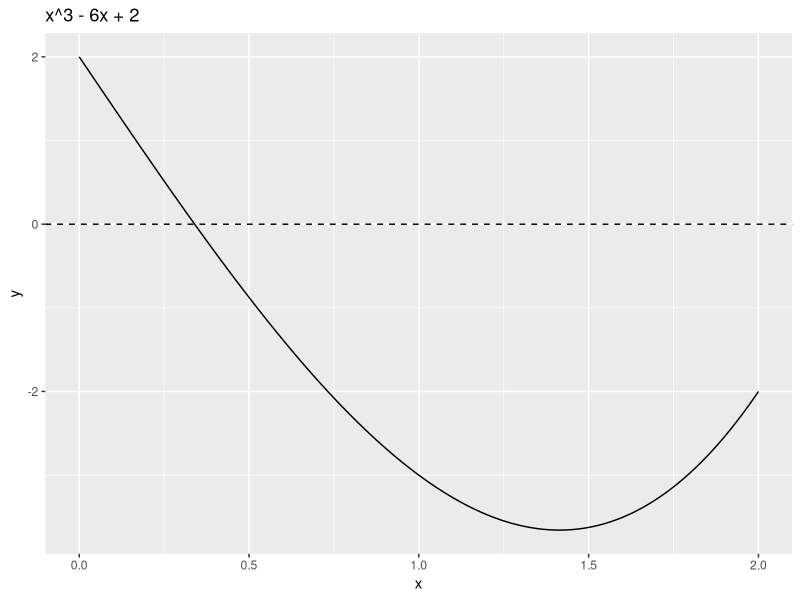
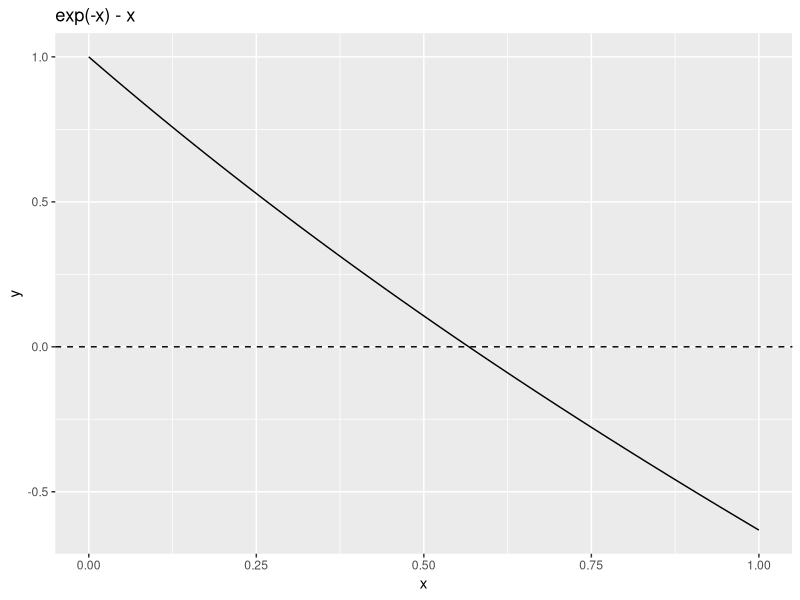
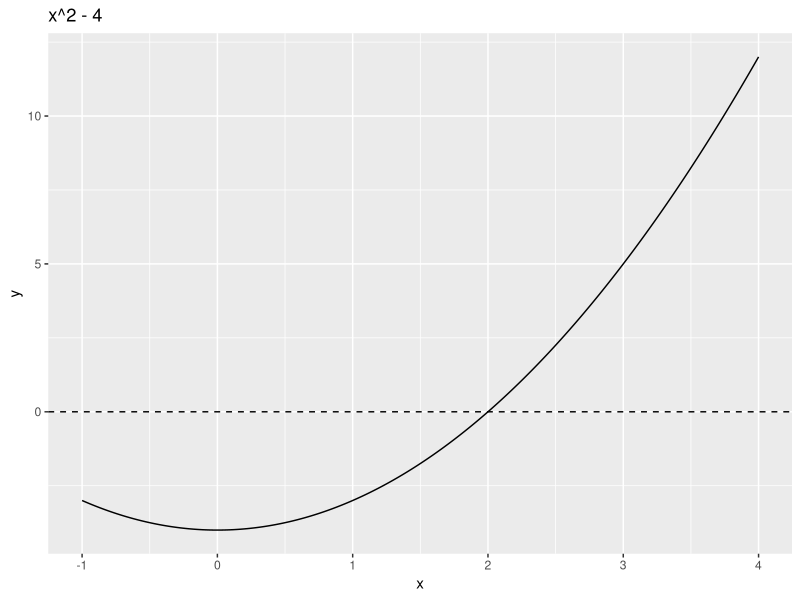
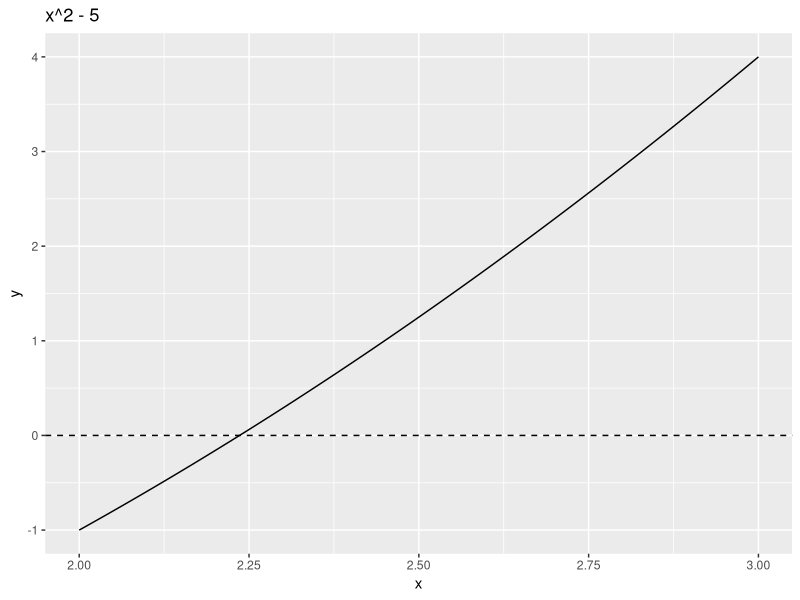
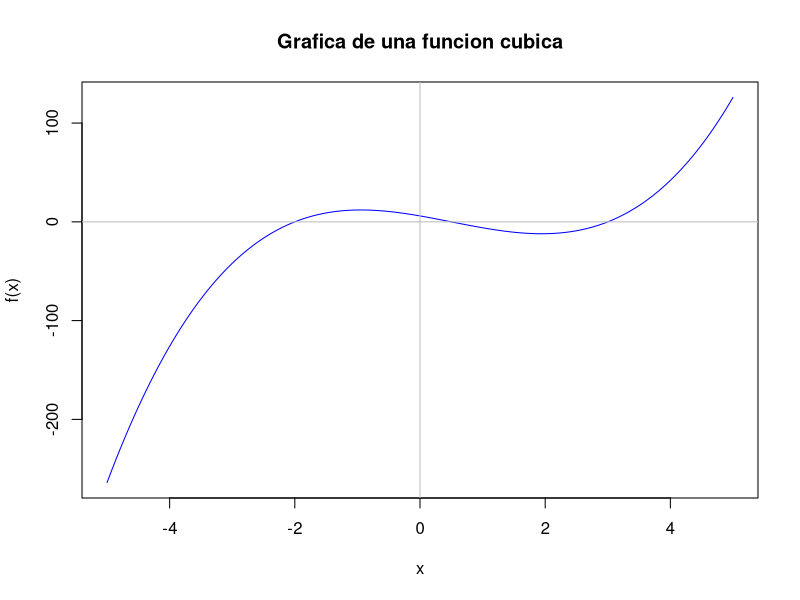
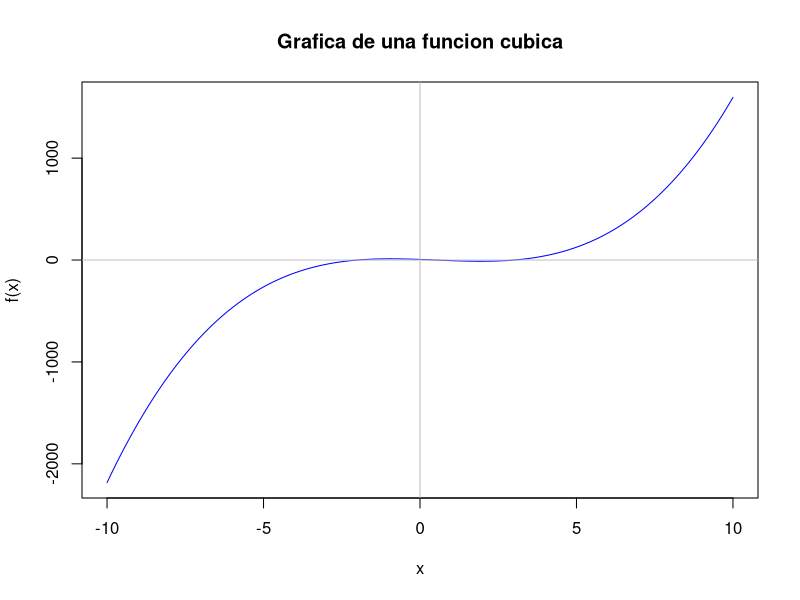
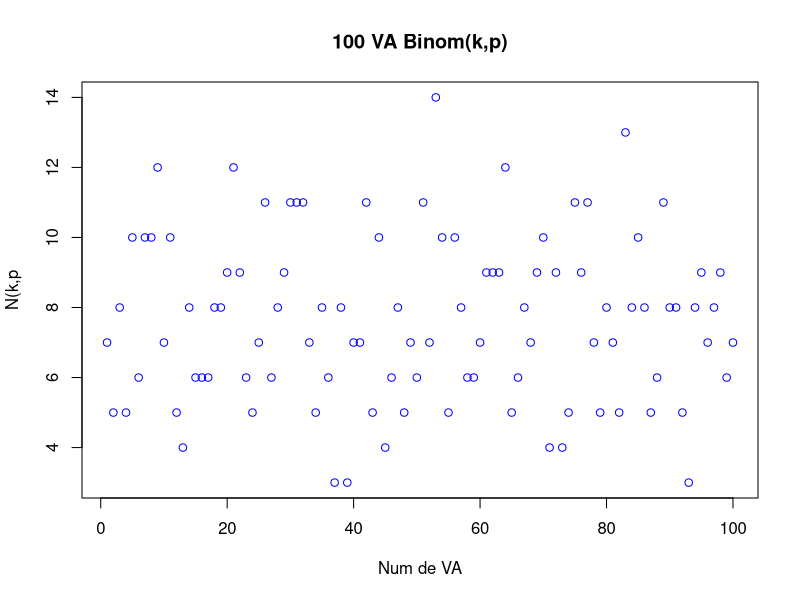
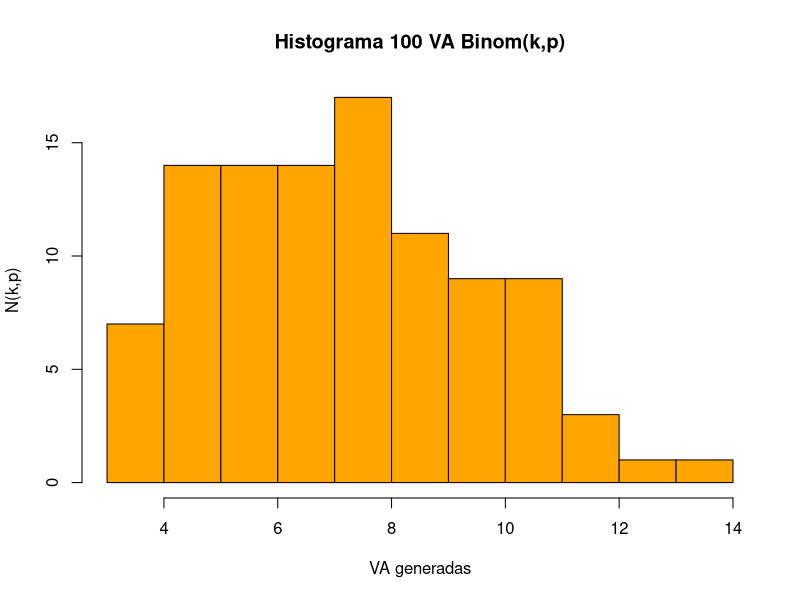

Reproduce these figures in R, in order. (Note: this script raises an error after producing the figures.)
## ---- chunk 1
knitr::opts_chunk$set(echo = TRUE)
library(ggplot2)
library(dplyr)
library(polynom)
## ---- chunk 2
## Ejercicio 7.1: conversion de base 10 a binario
### Numero 324
x <- 324
i <- floor(x)
f <- x - i
b <- c()
while(i > 0){
  b <- c(as.character(i %% 2), b)
  i <- i %/% 2
}
bin324 <- paste(b, collapse = "")
print(bin324)

# Numero 27
x <- 27
i <- floor(x)
f <- x - i
b <- c()
while(i > 0){
  b <- c(as.character(i %% 2), b)
  i <- i %/% 2
}
bin27 <- paste(b, collapse = "")
print(bin27)

# Numero 1423
x <- 1423
i <- floor(x)
f <- x - i
b <- c()
while(i > 0){
  b <- c(as.character(i %% 2), b)
  i <- i %/% 2
}
bin1423 <- paste(b, collapse = "")
print(bin1423)

# Numero 235.25
x <- 235.25
i <- floor(x)
f <- x - i
b <- c()
while(i > 0){
  b <- c(as.character(i %% 2), b)
  i <- i %/% 2
}
bf <- ""
for(k in 1:8){
  f <- f*2
  if(f >= 1){
    bf <- paste0(bf,"1")
    f <- f-1
  }else{
    bf <- paste0(bf,"0")
  }
}
bin235.25 <- paste0(paste(b,collapse=""),".",bf)
print(bin235.25)

# Numero 41.596
x <- 41.596
i <- floor(x)
f <- x - i
b <- c()
while(i > 0){
  b <- c(as.character(i %% 2), b)
  i <- i %/% 2
}
bf <- ""
for(k in 1:24){
  f <- f*2
  if(f >= 1){
    bf <- paste0(bf,"1")
    f <- f-1
  }else{
    bf <- paste0(bf,"0")
  }
}
bin41.596 <- paste0(paste(b,collapse=""),".",bf)
print(bin41.596)
## ---- chunk 3

n <- c(246, 345.68, 4586632.2846, 984365.27463, 79905523)
for(num in n){
  x <- num
  i <- floor(x)
  f <- x - i
  b <- c()
  while(i > 0){
    b <- c(as.character(i %% 2), b)
    i <- i %/% 2
  }
  bf <- ""
  for(k in 1:30){
    f <- f*2
    if(f >= 1){
      bf <- paste0(bf,"1")
      f <- f-1
    }else{
      bf <- paste0(bf,"0")
    }
  }
  bin <- paste0(paste(b,collapse=""),".",bf)
  print(bin)
}
## ---- chunk 4
## Ejercicio 7.3.1
gauss<- function(A, b, tol = 1e-12) {
  n <- nrow(A)
  M <- cbind(A,b)
  
  for (k in 1:(n-1)) {
    # Pivoteo parcial: buscar el máximo en la columna k desde fila k
    max_row <- which.max(abs(M[k:n, k])) + (k-1)
    if (abs(M[max_row, k]) < tol) stop("Matriz singular o pivote cero")
    if (max_row != k) M[c(k,max_row), ] <- M[c(max_row,k), ]
    
    for (i in (k+1):n) {
      factor <- M[i,k]/M[k,k]
      M[i,k:(n+1)] <- M[i,k:(n+1)] - factor*M[k,k:(n+1)]
    }
  }
  
  # Sustitución regresiva
  x <- numeric(n)
  for (i in n:1) {
    if (abs(M[i,i]) < tol) stop("Matriz singular en sustitución")
    x[i] <- (M[i,n+1] - sum(M[i,(i+1):n]*x[(i+1):n]))/M[i,i]
  }
  return(x)
}

# Ejemplo 7.3.1 seguro
A <- matrix(c(1, -2, 0.5,
              -2, 5, -1.5,
              -0.2, 1.75, -1),3,byrow=TRUE)
b <- c(-5,0,10)
gauss(A,b)

## ---- chunk 5
A <- matrix(c(3, -1, 0, 6,
              4, 2, -1, -5,
              -5, 1, -3, 0,
              0, 10, -4, 7),4,byrow=TRUE)
b <- c(2.3,6.9,-36,-36)
cat("\n=== 7.3.2 ===\n")
gauss(A,b)

## ---- chunk 6
.3
A <- matrix(c(0.003, 59.14,
              5.291, -6.13),2,byrow=TRUE)
b <- c(59.17,46.78)
cat("\n=== 7.3.3 ===\n")
gauss(A,b)
## ---- chunk 7

A <- matrix(c(4,2,0,
              2,3,1,
              0,1,2.5),3,byrow=TRUE)
b <- c(2,-1,3)
n <- nrow(A)
M <- cbind(A,b)
for(k in 1:(n-1)){
  for(i in (k+1):n){
    f <- M[i,k]/M[k,k]
    M[i,k:ncol(M)] <- M[i,k:ncol(M)] - f*M[k,k:ncol(M)]
  }
}
x <- numeric(n)
for(i in n:1){
  x[i] <- (M[i,n+1]-sum(M[i,(i+1):n]*x[(i+1):n]))/M[i,i]
}
print(x)
## ---- chunk 8
A <- matrix(c(3,-0.1,-0.2,
              0.1,7,-0.3,
              0.3,-0.2,10),3,byrow=TRUE)
b <- c(7.85,-19.3,71.4)
n <- nrow(A)
M <- cbind(A,b)
for(k in 1:(n-1)){
  for(i in (k+1):n){
    f <- M[i,k]/M[k,k]
    M[i,k:ncol(M)] <- M[i,k:ncol(M)] - f*M[k,k:ncol(M)]
  }
}
x <- numeric(n)
for(i in n:1){
  x[i] <- (M[i,n+1]-sum(M[i,(i+1):n]*x[(i+1):n]))/M[i,i]
}
print(x)
## ---- chunk 9
A <- matrix(c(1,2,-1,
              2,1,1,
              1,-1,2),3,byrow=TRUE)
b <- c(4,5,6)
n <- nrow(A)
M <- cbind(A,b)
for(k in 1:(n-1)){
  for(i in (k+1):n){
    f <- M[i,k]/M[k,k]
    M[i,k:ncol(M)] <- M[i,k:ncol(M)] - f*M[k,k:ncol(M)]
  }
}
x <- numeric(n)
for(i in n:1){
  x[i] <- (M[i,n+1]-sum(M[i,(i+1):n]*x[(i+1):n]))/M[i,i]
}
print(x)
## ---- chunk 10
A <- matrix(c(2,1,-1,
              -3,-1,2,
              -2,1,2),3,byrow=TRUE)
b <- c(8,-11,-3)
n <- nrow(A)
M <- cbind(A,b)
for(k in 1:(n-1)){
  for(i in (k+1):n){
    f <- M[i,k]/M[k,k]
    M[i,k:ncol(M)] <- M[i,k:ncol(M)] - f*M[k,k:ncol(M)]
  }
}
x <- numeric(n)
for(i in n:1){
  x[i] <- (M[i,n+1]-sum(M[i,(i+1):n]*x[(i+1):n]))/M[i,i]
}
print(x)
## ---- chunk 11
A <- matrix(c(1,1,1,
              0,2,5,
              2,5,-1),3,byrow=TRUE)
b <- c(6,-4,27)
n <- nrow(A)
M <- cbind(A,b)
for(k in 1:(n-1)){
  for(i in (k+1):n){
    f <- M[i,k]/M[k,k]
    M[i,k:ncol(M)] <- M[i,k:ncol(M)] - f*M[k,k:ncol(M)]
  }
}
x <- numeric(n)
for(i in n:1){
  x[i] <- (M[i,n+1]-sum(M[i,(i+1):n]*x[(i+1):n]))/M[i,i]
}
print(x)
## ---- chunk 12
A <- matrix(c(4,-2,1,
              -2,4,-2,
              1,-2,3),3,byrow=TRUE)
b <- c(1,4,2)
n <- nrow(A)
M <- cbind(A,b)
for(k in 1:(n-1)){
  for(i in (k+1):n){
    f <- M[i,k]/M[k,k]
    M[i,k:ncol(M)] <- M[i,k:ncol(M)] - f*M[k,k:ncol(M)]
  }
}
x <- numeric(n)
for(i in n:1){
  x[i] <- (M[i,n+1]-sum(M[i,(i+1):n]*x[(i+1):n]))/M[i,i]
}
print(x)
## ---- chunk 13
A <- matrix(c(3,-1,2,
            1,0,1,
              4,2,-1),3,byrow=TRUE)
b <- c(5,2,7)
n <- nrow(A)
M <- cbind(A,b)
for(k in 1:(n-1)){
  for(i in (k+1):n){
    f <- M[i,k]/M[k,k]
    M[i,k:ncol(M)] <- M[i,k:ncol(M)] - f*M[k,k:ncol(M)]
  }
}
x <- numeric(n)
for(i in n:1){
  x[i] <- (M[i,n+1]-sum(M[i,(i+1):n]*x[(i+1):n]))/M[i,i]
}
print(x)
## ---- chunk 14
gauss <- function(A, b, tol = .Machine$double.eps) {
  n <- nrow(A)
  M <- cbind(A, b)
  
  cat("Matriz inicial [A | b]:\n")
  print(round(M, 8)); cat("\n")
  
  for (k in 1:(n-1)) {
    # Pivoteo parcial
    i_max <- which.max(abs(M[k:n, k])) + k - 1
    if (abs(M[i_max, k]) < tol) stop(sprintf("Sistema singular en columna %d", k))
    if (i_max != k) {
      tmp <- M[k, ]; M[k, ] <- M[i_max, ]; M[i_max, ] <- tmp
      cat(sprintf("Intercambio de filas R%d <-> R%d\n", k, i_max))
      print(round(M, 6)); cat("\n")
    }
    
    # Eliminación
    p <- M[k,k]
    for (i in (k+1):n) {
      f <- M[i,k] / p
      M[i, k:(n+1)] <- M[i, k:(n+1)] - f * M[k, k:(n+1)]
      cat(sprintf("R%d <- R%d - (%.6g)*R%d\n", i, i, f, k))
      print(round(M, 6)); cat("\n")
    }
  }
  
  cat("Matriz triangular [U | c]:\n")
  print(round(M, 6)); cat("\n")
  
  # Sustitución regresiva
  x <- numeric(n)
  for (i in n:1) {
    s <- if (i < n) sum(M[i, (i+1):n] * x[(i+1):n]) else 0
    x[i] <- (M[i, n+1] - s) / M[i,i]
    cat(sprintf("x[%d] = (%.6g - %.6g)/%.6g = %.6g\n", i, M[i, n+1], s, M[i,i], x[i]))
  }
  
  cat("\nSolución x:\n")
  print(round(x, 6))
  
  r <- A %*% x - b
  cat("\nResiduo:\n")
  print(round(r, 6))
  
  list(x = x, resid = r, U = M)
}


# Ejercicio 7.4.1
cat("\n=== Ejercicio 7.4.1 ===\n")
A1 <- matrix(c(0.4, -1.5, 0.75,
               -0.5, -15, 10,
               -10, -9, 2.5), 3, byrow=TRUE)
b1 <- c(-20, -10, 30)
res1 <- gauss(A1, b1)
## ---- chunk 15
cat("\n=== Ejercicio 7.4.2 ===\n")
A2 <- matrix(c(5, -8, 1,
               -2, 6, -9,
               3, -5, 2), 3, byrow = TRUE)
b2 <- c(-71, 134, -58)
res2 <- gauss(A2, b2)
## ---- chunk 16
cat("\n=== Ejercicio 7.4.3 ===\n")
A3 <- matrix(c(0.003, 59.14,
               5.291, -6.130), 2, byrow = TRUE)
b3 <- c(59.17, 46.7)
res3 <- gauss(A3, b3)
## ---- chunk 17
cat("\n=== Ejercicio 7.4.4 ===\n")
A4 <- matrix(c(0, -1, 4, -1,
               -1, 4, -1, 0,
               -1, 0, -1, 4,
               4, -1, 0, 0), 4, byrow = TRUE)
b4 <- c(-1, 2, 4, 10)
res4 <- gauss(A4, b4)
## ---- chunk 18
cat("\n=== Ejercicio 7.4.5 ===\n")
A5 <- matrix(c(0.00031, 1.0,
               1.00045534, 1.00034333), 2, byrow = TRUE)
b5 <- c(3.0, 7.0)
res5 <- gauss(A5, b5)
## ---- chunk 19
cat("\n=== Ejercicio 7.4.6 ===\n")
A6 <- matrix(c(14, 14, -9, 3, -5,
               14, 52, -15, 2, -32,
               -9, -15, 36, -5, 16,
               3, 2, -5, 47, 49,
               -5, 32, 16, 49, 79), 5, byrow = TRUE)
b6 <- c(-15, -100, 106, 329, 463)
res6 <- gauss(A6, b6)
## ---- chunk 20
cat("\n=== Ejercicio 7.4.7 ===\n")
A7 <- matrix(c(1/4, 1/5, 1/6,
               1/4, 1/3, 1/5,
               1/2, 1,   2), 3, byrow = TRUE)
b7 <- c(9, 8, 8)
res7 <- gauss(A7, b7)
## ---- chunk 21
cat("\n=== Ejercicio 7.4.8 ===\n")
A8 <- matrix(c(1, 1/2, 1/3, 1/4,
               1/2, 1/3, 1/4, 1/5,
               1/3, 1/4, 1/5, 1/6,
               1/4, 1/5, 1/6, 1/7), 4, byrow = TRUE)
b8 <- c(1/6, 1/7, 1/8, 1/9)
res8 <- gauss(A8, b8)


## ---- chunk 22
cat("\n=== Ejercicio 7.4.9 ===\n")
A9 <- matrix(c(
  2,  1, -1,  1, -3,
  1,  0,  2, -1,  1,
  0, -2, -1,  1, -1,
  3,  1, -4,  0,  5,
  1, -1, -1, -1,  1
), nrow = 5, byrow = TRUE)
b9 <- c(7, 2, -5, 6, 3)
res9 <- gauss(A9, b9)
## ---- chunk 23
cat("\n=== Ejercicio 7.4.10 ===\n")
A10 <- matrix(c(
  3.333, 15920, -10.333,
  2.222, 16.71, 0,
  1.5611, 5.1791, 1.6852
), nrow=3, byrow=TRUE)
b10 <- c(15913, 28.544, 8.4254)
res10 <- gauss(A10, b10)
## ---- chunk 24
## Función Gauss-Jordan con pivoteo parcial
gj <- function(A, b, tol = .Machine$double.eps){
  n <- nrow(A)
  M <- cbind(A,b)
  cat("matriz inicial:\n")
  print(round(M,8))
  
  for(i in 1:n){
    # Pivoteo parcial
    max_row <- which.max(abs(M[i:n, i])) + (i-1)
    if(max_row != i){
      tmp <- M[i,]
      M[i,] <- M[max_row,]
      M[max_row,] <- tmp
      cat(sprintf("\nIntercambiando fila %d con fila %d para pivoteo parcial\n", i, max_row))
      print(round(M,8))
    }
    
    pivot <- M[i,i]
    if(abs(pivot) < tol) stop("por si el pivote es pequeño.")
    
    # Normalizar fila
    M[i,] <- M[i,]/pivot
    cat(sprintf("\nNormalizando fila %d...\n",i))
    print(round(M,8))
    
    # Eliminar otras filas
    for(j in 1:n){
      if(j != i){
        factor <- M[j,i]
        M[j,] <- M[j,] - factor*M[i,]
        cat(sprintf("Actualizando fila %d usando fila %d...\n", j, i))
        print(round(M,8))
      }
    }
  }
  
  x <- M[,n+1]
  cat("\n¡Resultado final:\n")
  print(round(x,8))
  
  resid <- A %*% x - b
  cat("\nChequeando error (Ax-b):\n")
  print(round(resid,8))
  
  list(x=x, residual=resid, M_aug=M)
}

# Ejercicio 7.5.1
A <- matrix(c(1,2,3,
              -0.4,2,-1,
              0.5,-3,1),3,byrow=TRUE)
b <- c(1,10,15)
cat("=== Ejercicio 7.5.1 ===\n")
res <- gj(A,b)
## ---- chunk 25

A <- matrix(c(2,-0.9,3,
              -0.5,0.1,-1,
              1,-6.35,-0.45),3,byrow=TRUE)
b <- c(-3.61,2.035,15.401)
cat("\n=== Ejercicio 7.5.2 ===\n")
res <- gj(A,b)
## ---- chunk 26

A <- matrix(c(0.7,2.7,-6,0.7,
              2,-0.8,3,-1,
              -1,-1.5,1.4,3,
              0,7,-1.56,1),4,byrow=TRUE)
b <- c(1.6487,-2.342,-4.189,15.792)
cat("\n=== Ejercicio 7.5.3 ===\n")
res <- gj(A,b)

## ---- chunk 27
A <- matrix(c(3,-0.1,-0.2,
              0.1,7,-0.3,
              0.3,-0.2,10),3,byrow=TRUE)
b <- c(7.85,-19.3,71.4)
cat("\n=== Ejercicio 7.5.4 ===\n")
res <- gj(A,b)
## ---- chunk 28
A <- matrix(c(10,2,-1,
              -3,-6,2,
              1,1,5),3,byrow=TRUE)
b <- c(27,-61.5,-21.5)
cat("\n=== Ejercicio 7.5.5 ===\n")
res <- gj(A,b)
## ---- chunk 29

A <- matrix(c(1,3,-2,1,
              1,3,-1,2,
              0,1,-1,4,
              2,6,1,2),4,byrow=TRUE)
b <- c(4,1,5,2)
cat("\n=== Ejercicio 7.5.6 ===\n")
res <- gj(A,b)
## ---- chunk 30
A <- matrix(c(6,-1,-1,4,
              1,-10,2,-1,
              3,-2,8,-1,
              1,1,1,-5),4,byrow=TRUE)
b <- c(17,-17,19,-14)
cat("\n=== Ejercicio 7.5.7 ===\n")
res <- gj(A,b)
## ---- chunk 31
A <- matrix(c(1,2,3,4,
              1,-4,1,11,
              -1,8,7,6,
              16,8,-5,6),4,byrow=TRUE)
b <- c(1,2,-2,11)
cat("\n=== Ejercicio 7.5.8 ===\n")
res <- gj(A,b)
## ---- chunk 32

A <- matrix(c(1,1,0,0,0,
              1,2,1,0,0,
              0,1,3,1,0,
              0,0,1,4,1,
              0,0,0,1,5),5,byrow=TRUE)
b <- c(3,-1,2,1,3)
cat("\n=== Ejercicio 7.5.9 ===\n")
res <- gj(A,b)
## ---- chunk 33
A <- matrix(c(15,-18,15,-3,
              -18,2,-18,4,
              15,-18,18,-3,
              -3,4,-3,1),4,byrow=TRUE)
b <- c(11,10,11,13)
cat("\n=== Ejercicio 7.5.10 ===\n")
res <- gj(A,b)
## ---- chunk 34
gauss_seidel <- function(A, b, x_init = NULL, tol = 1e-10, maxit = 200, verbose = TRUE, verbose_every = 1){
  n <- nrow(A)
  x <- if(is.null(x_init)) rep(0, n) else x_init
  
  if(verbose) cat("Vector inicial x:\n"); print(round(x,8))
  
  for(k in 1:maxit){
    x_old <- x
    for(i in 1:n){
      # Reordenar filas si pivote cero
      if(abs(A[i,i]) < 1e-15){
        swap_row <- which(abs(A[i:n,i]) > 1e-15)[1] + (i-1)
        if(is.na(swap_row)){
          stop(sprintf("No se puede resolver, pivote cero en columna %d.", i))
        }
        cat(sprintf("\nIntercambiando fila %d con fila %d para evitar pivote cero\n", i, swap_row))
        tmp <- A[i,]; A[i,] <- A[swap_row,]; A[swap_row,] <- tmp
        tmpb <- b[i]; b[i] <- b[swap_row]; b[swap_row] <- tmpb
        if(verbose) print(cbind(A,b))
      }
      
      s1 <- if(i>1) sum(A[i,1:(i-1)]*x[1:(i-1)]) else 0
      s2 <- if(i<n) sum(A[i,(i+1):n]*x_old[(i+1):n]) else 0
      x[i] <- (b[i]-s1-s2)/A[i,i]
      
      if(verbose & (k %% verbose_every == 0)){
        cat(sprintf("Actualizando x[%d] = %.8f\n", i, x[i]))
      }
    }
    
    err <- sqrt(sum((x-x_old)^2))
    if(is.na(err)){ cat(sprintf("Error en iteración %d: NA detectado\n", k)); break }
    if(verbose & (k %% verbose_every == 0)){
      cat(sprintf("Error en iteración %d: %.12f\n", k, err))
    }
    if(err<tol){ if(verbose) cat("¡Convergencia alcanzada!\n"); break }
  }
  
  if(verbose){
    cat("\nResultado final x:\n")
    print(round(x,8))
    resid <- A %*% x - b
    cat("\nChequeando residuo (Ax-b):\n")
    print(round(resid,8))
  } else {
    resid <- A %*% x - b
  }
  
  list(x=x, residual=resid)
}
## ---- chunk 35
A <- matrix(c(3,-0.2,-0.5,
              0.1,7,0.4,
              0.4,-0.1,10),3,byrow=TRUE)
b <- c(8,-19.5,72.4)
cat("=== Ejercicio 7.6.1 ===\n")
res <- gauss_seidel(A,b, verbose=TRUE)

## ---- chunk 36
A <- matrix(c(-5,1.4,-2.7,
              0.7,-2.5,15,
              3.3,-11,4.4),3,byrow=TRUE)
b <- c(94.2,-6,-27.5)
cat("\n=== Ejercicio 7.6.2 (iteración de 5 en 5) ===\n")
res <- gauss_seidel(A,b, verbose=TRUE, verbose_every=5)
## ---- chunk 37
A <- matrix(c(3,-0.5,0.6,
              0.3,-4,-1,
              -0.7,2,7),3,byrow=TRUE)
b <- c(5.24,-0.387,14.803)
cat("\n=== Ejercicio 7.6.3 ===\n")
res <- gauss_seidel(A,b, verbose=TRUE)



## ---- chunk 38
A <- matrix(c(5,-0.2,1,
              0.1,3,-0.5,
              -0.3,1,-7),3,byrow=TRUE)
b <- c(1.5,-2.7,9.5)
cat("\n=== Ejercicio 7.6.4 ===\n")
res <- gauss_seidel(A,b, verbose=TRUE)
## ---- chunk 39
A <- matrix(c(0,-3,7,
              1,2,-1,
              12,2,2),3,byrow=TRUE)
b <- c(2,3,6)
cat("\n=== Ejercicio 7.6.5 (iteración de 5 en 5) ===\n")
res <- gauss_seidel(A,b, verbose=TRUE, verbose_every=5)
## ---- chunk 40
A <- matrix(c(0.151,2.11,30.75,
              0.64,1.21,2.05,
              3.21,1.53,1.04),3,byrow=TRUE)
b <- c(-26.38,1.01,5.23)
cat("\n=== Ejercicio 7.6.6 (iteración de 5 en 5) ===\n")
res <- gauss_seidel(A,b, verbose=TRUE, verbose_every=5)
## ---- chunk 41
A <- matrix(c(1,1,-1,
              6,2,2,
              -3,4,1),3,byrow=TRUE)
b <- c(-3,2,1)
cat("\n=== Ejercicio 7.6.7 (iteración de 5 en 5) ===\n")
res <- gauss_seidel(A,b, verbose=TRUE, verbose_every=5)
## ---- chunk 42
A <- matrix(c(2,1,-1,
              5,2,2,
              3,1,1),3,byrow=TRUE)
b <- c(1,-4,5)
cat("\n=== Ejercicio 7.6.8 ===\n")
res <- gauss_seidel(A,b, verbose=TRUE)
## ---- chunk 43
A <- matrix(c(3,-0.1,-0.2,
              0.1,7,-0.3,
              0.3,-0.2,10),3,byrow=TRUE)
b <- c(7.85,-19.3,71.4)
cat("\n=== Ejercicio 7.6.9 ===\n")
res <- gauss_seidel(A,b, verbose=TRUE)
## ---- chunk 44
A <- matrix(c(17,-2,-3,
              -5,21,-2,
              -5,-5,22),3,byrow=TRUE)
b <- c(500,200,30)
cat("\n=== Ejercicio 7.6.10 ===\n")
res <- gauss_seidel(A,b, verbose=TRUE)
## ---- chunk 45
jacobi <- function(A, b, x_init = NULL, tol = 1e-10, maxit = 200, verbose = TRUE, verbose_every = 1){
  n <- nrow(A)
  x <- if(is.null(x_init)) rep(0, n) else x_init
  x_new <- x
  
  if(verbose) cat("Vector inicial x:\n"); print(round(x,8))
  
  for(k in 1:maxit){
    for(i in 1:n){
      s <- sum(A[i,-i]*x[-i])
      if(abs(A[i,i]) < 1e-15) stop(sprintf("Pivote cero en fila %d", i))
      x_new[i] <- (b[i] - s)/A[i,i]
    }
    
    err <- sqrt(sum((x_new - x)^2))
    if(err < tol){
      if(verbose) cat(sprintf("¡Convergencia alcanzada en %d iteraciones!\n", k))
      x <- x_new
      break
    }
    
    x <- x_new
    
    if(verbose & (k %% verbose_every == 0)){
      cat(sprintf("Iteración %d: x = %s, error = %.12f\n", k, paste(round(x,5), collapse=", "), err))
    }
  }
  
  if(verbose){
    cat("\nResultado final x:\n"); print(round(x,8))
    resid <- A %*% x - b
    cat("\nChequeando residuo (Ax-b):\n"); print(round(resid,8))
  } else {
    resid <- A %*% x - b
  }
  
  list(x=x, residual=resid)
}

## ---- chunk 46
A <- matrix(c(10,2,-1,0,
              1,20,-2,3,
             -2,1,30,0,
              1,2,3,20),4,byrow=TRUE)
b <- c(26,-15,53,47)
cat("\n=== Ejercicio 7.7.1 ===\n")
res <- jacobi(A,b, verbose=TRUE)
## ---- chunk 47
A <- matrix(c(-1,2,10,
              11,-1,2,
               1,5,2),3,byrow=TRUE)
b <- c(11,12,8)
cat("\n=== Ejercicio 7.7.2 ===\n")
res <- jacobi(A,b, verbose=TRUE)
## ---- chunk 48
A <- matrix(c(8,2,3,
              2,5,1,
             -3,1,6),3,byrow=TRUE)
b <- c(51,23,20)
cat("\n=== Ejercicio 7.7.3 ===\n")
res <- jacobi(A,b, verbose=TRUE)
## ---- chunk 49
A <- matrix(c(2,-1,1,3,
              2,2,2,2,
             -1,-1,2,2,
              3,1,-1,4),4,byrow=TRUE)
b <- c(10,1,-5,6)
cat("\n=== Ejercicio 7.7.4 ===\n")
res <- jacobi(A,b, verbose=TRUE)
## ---- chunk 50
A <- matrix(c(3,1,1,-1,
              0,2,1,4,
              1,1,-1,9,
              2,4,6,3),4,byrow=TRUE)
b <- c(5,0,1,0)
cat("\n=== Ejercicio 7.7.5 ===\n")
res <- jacobi(A,b, verbose=TRUE)
## ---- chunk 51
A <- matrix(c(10,-1,2,0,
             -1,11,-1,3,
              2,-1,10,-1,
              0,2,-1,8),4,byrow=TRUE)
b <- c(6,25,-11,15)
cat("\n=== Ejercicio 7.7.6 ===\n")
res <- jacobi(A,b, verbose=TRUE)
## ---- chunk 52
A <- matrix(c(1,2,-2,
              1,1,1,
              2,2,1),3,byrow=TRUE)
b <- c(7,2,5)
cat("\n=== Ejercicio 7.7.7 (iteración cada 5) ===\n")
res <- jacobi(A,b, verbose=TRUE, verbose_every=5)
## ---- chunk 53
A <- matrix(c(-4,14,0,
              -5,13,0,
              -1,0,2),3,byrow=TRUE)
b <- c(10,8,1)
cat("\n=== Ejercicio 7.7.8 (iteración cada 5) ===\n")
res <- jacobi(A,b, verbose=TRUE, verbose_every=5)
## ---- chunk 54
A <- matrix(c(1,1,2,
              1,2,1,
              2,1,1),3,byrow=TRUE)
b <- c(1,1,1)
cat("\n=== Ejercicio 7.7.9 ===\n")
res <- jacobi(A,b, verbose=TRUE)
## ---- chunk 55
A <- matrix(c(6,-2,2,4,
              12,-8,6,10,
               3,-13,9,3,
              -6,4,1,-18),4,byrow=TRUE)
b <- c(10,20,2,-19)
cat("\n=== Ejercicio 7.7.10 (iteración cada 5) ===\n")
res <- jacobi(A,b, verbose=TRUE, verbose_every=5)
## ---- chunk 56
biseccion <- function(f, a, b, n_iter = 8, tol = 1e-12) {
  fa <- f(a); fb <- f(b)
  if (fa * fb >= 0) stop("El intervalo inicial no cumple f(a)*f(b) < 0")

  hist <- data.frame(
    k = integer(), a = numeric(), b = numeric(), c = numeric(),
    fa = numeric(), fb = numeric(), fc = numeric(),
    signo = character(), error = numeric(), stringsAsFactors = FALSE
  )

  for (k in 1:n_iter) {
    c <- (a + b) / 2
    fc <- f(c)
    signo <- ifelse(fa * fc < 0, "fa*fc < 0", "fa*fc > 0")

    hist[k,] <- list(k, a, b, c, fa, fb, fc, signo, abs(b - a))

    if (abs(fc) < tol) break
    if (fa * fc < 0) { b <- c; fb <- fc } else { a <- c; fa <- fc }
  }
  list(hist = hist, raiz = (a + b)/2, error_cota = abs(b-a)/2)
}

grafica_biseccion <- function(f, hist, titulo=NULL){
  xs <- seq(min(hist$a), max(hist$b), length.out=400)
  df <- data.frame(x=xs, y=sapply(xs, f))
  ggplot(df, aes(x,y)) +
    geom_line() + geom_hline(yintercept=0, linetype="dashed") +
    ggtitle(titulo)
}

secante <- function(f, x0, x1, n_iter = 12, tol = 1e-5){
  hist <- data.frame(
    k = integer(), x_prev=numeric(), x_curr=numeric(),
    f_curr=numeric(), x_next=numeric(), error=numeric()
  )
  for(k in 1:n_iter){
    f0 <- f(x0); f1 <- f(x1)
    if(abs(f1 - f0) < 1e-14) stop("División por cero en secante")

    x2 <- x1 - f1 * (x1 - x0) / (f1 - f0)
    hist[k,] <- list(k, x0, x1, f1, x2, abs(x2 - x1))

    if(abs(x2 - x1) < tol) break
    x0 <- x1; x1 <- x2
  }
  list(hist=hist, raiz=x2)
}
## ---- chunk 57
f1_1 <- function(x) x^3 - 6*x + 2
f1_2 <- function(x) exp(-x) - x
f1_3 <- function(x) x^2 - 4

casos <- list(
  list(f=f1_1, a=0, b=2, n=12, nombre="x^3 - 6x + 2"),
  list(f=f1_2, a=0, b=1, n=12, nombre="exp(-x) - x"),
  list(f=f1_3, a=-1, b=4, n=12, nombre="x^2 - 4")
)

for(i in seq_along(casos)){
  caso <- casos[[i]]
  res <- biseccion(caso$f, caso$a, caso$b, caso$n)

  cat("\n###### Ejercicio 1.3:", caso$nombre, "\n")

  tabla <- res$hist
  tabla[, sapply(tabla, is.numeric)] <- round(tabla[, sapply(tabla, is.numeric)], 8)
  print(tabla)

  print(grafica_biseccion(caso$f, res$hist, caso$nombre))
}
## ---- chunk 58
f_list_5_1 <- list(
  list(f=function(x) x^2 - 5, a=2, b=3, nombre="x^2 - 5")
)

for(i in seq_along(f_list_5_1)){
  caso <- f_list_5_1[[i]]

  res <- try(biseccion(caso$f, caso$a, caso$b, 8), silent=TRUE)
  if(inherits(res, "try-error")){
    cat("\nError en:", caso$nombre, "\n")
    next
  }

  cat("\n###### 5.1:", caso$nombre, "\n")
  tabla <- res$hist
  tabla[, sapply(tabla, is.numeric)] <- round(tabla[, sapply(tabla, is.numeric)], 8)
  print(tabla)
  print(grafica_biseccion(caso$f, res$hist, caso$nombre))
}
## ---- chunk 59
f_list_5_2 <- list(
  list(f=function(x) x^2 - 2*x -3, x0=0, x1=3, nombre="x^2 - 2x -3")
)

for(i in seq_along(f_list_5_2)){
  caso <- f_list_5_2[[i]]

  res <- try(secante(caso$f, caso$x0, caso$x1), silent=TRUE)
  if(inherits(res, "try-error")){
    cat("\nError en:", caso$nombre, "\n")
    next
  }

  cat("\n###### 5.2:", caso$nombre, "\n")
  tabla <- res$hist
  tabla[, sapply(tabla, is.numeric)] <- round(tabla[, sapply(tabla, is.numeric)], 8)
  print(tabla)
}
## ---- chunk 60
biseccion <- function(f, a, b, n){
  datos <- data.frame(
    iter = 1:n,
    a = NA, b = NA, xm = NA,
    fa = NA, fb = NA, fxm = NA,
    error = NA
  )

  for(i in 1:n){
    xm <- (a + b) / 2
    fa <- f(a)
    fb <- f(b)
    fxm <- f(xm)

    datos$a[i] <- a
    datos$b[i] <- b
    datos$xm[i] <- xm
    datos$fa[i] <- fa
    datos$fb[i] <- fb
    datos$fxm[i] <- fxm

    if(i > 1){
      datos$error[i] <- abs(datos$xm[i] - datos$xm[i-1])
    }

    if(fa * fxm < 0){
      b <- xm
    } else {
      a <- xm
    }
  }

  return(datos)
}
## ---- chunk 61
secante <- function(f, x0, x1, n){
  datos <- data.frame(
    iter = 1:n,
    x0 = NA, x1 = NA, x2 = NA,
    fx0 = NA, fx1 = NA,
    error = NA
  )

  for(i in 1:n){
    fx0 <- f(x0)
    fx1 <- f(x1)
    x2 <- x1 - fx1 * (x1 - x0) / (fx1 - fx0)

    datos$x0[i] <- x0
    datos$x1[i] <- x1
    datos$x2[i] <- x2
    datos$fx0[i] <- fx0
    datos$fx1[i] <- fx1

    if(i > 1){
      datos$error[i] <- abs(datos$x2[i] - datos$x2[i-1])
    }

    x0 <- x1
    x1 <- x2
  }

  return(datos)
}
## ---- chunk 62
newton <- function(f, df, x0, n){
  datos <- data.frame(
    iter = 1:n,
    x = NA, fx = NA, dfx = NA,
    x_new = NA,
    error = NA
  )

  for(i in 1:n){
    fx <- f(x0)
    dfx <- df(x0)
    x_new <- x0 - fx / dfx

    datos$x[i] <- x0
    datos$fx[i] <- fx
    datos$dfx[i] <- dfx
    datos$x_new[i] <- x_new

    if(i > 1){
      datos$error[i] <- abs(datos$x_new[i] - datos$x_new[i-1])
    }

    x0 <- x_new
  }

  return(datos)
}
## ---- chunk 63
punto_fijo <- function(g, x0, n){
  datos <- data.frame(
    iter = 1:n,
    x = NA, gx = NA,
    error = NA
  )

  for(i in 1:n){
    gx <- g(x0)

    datos$x[i] <- x0
    datos$gx[i] <- gx

    if(i > 1){
      datos$error[i] <- abs(datos$gx[i] - datos$gx[i-1])
    }

    x0 <- gx
  }

  return(datos)
}
## ---- chunk 64
f <- function(x) x^2 - 5
biseccion(f, 2, 3, 8)
## ---- chunk 65
f <- function(x) x^2 - 5
secante(f, 1, 3, 8)
## ---- chunk 66
f <- function(x) x^2 - 5
df <- function(x) 2*x
newton(f, df, 3, 8)
## ---- chunk 67
g <- function(x) sqrt(5)
punto_fijo(g, 1, 8)
## ---- chunk 68
x <- c(1, 2, 3, 4)
y <- c(2, 5, 10, 17)

tabla_dif <- function(x, y) {
  n <- length(x)
  T <- matrix(0, n, n)
  T[,1] <- y
  for(j in 2:n){
    for(i in 1:(n-j+1)){
      T[i,j] <- (T[i+1,j-1] - T[i,j-1]) / (x[i+j-1] - x[i])
    }
  }
  return(T)
}
T <- tabla_dif(x, y)
T

newton_eval <- function(x, T, xv){
  n <- length(x)
  p <- T[1,1]
  mult <- 1
  for(j in 2:n){
    mult <- mult * (xv - x[j-1])
    p <- p + T[1,j] * mult
  }
  return(p)
}
p25 <- newton_eval(x, T, 2.5)
p25

f_exacta <- function(x){ x^2 + 1 }
data.frame(P_Interpolado = p25, Exacto = f_exacta(2.5))
## ---- chunk 69
x <- c(-1, 0, 2)
y <- c(4, 1, 3)

lagrange_eval <- function(x, y, xv){
  n <- length(x)
  P <- 0
  for(i in 1:n){
    L <- 1
    for(j in 1:n){
      if(j != i){
        L <- L * (xv - x[j])/(x[i] - x[j])
      }
    }
    P <- P + y[i] * L
  }
  return(P)
}

P <- polynomial(0)
for(i in 1:3){
  L <- polynomial(1)
  for(j in 1:3){
    if(i != j){
      L <- L * polynomial(c(-x[j],1))/(x[i]-x[j])
    }
  }
  P <- P + y[i]*L
}
P

c(P_menos1=predict(P,-1), P_0=predict(P,0), P_2=predict(P,2))
## ---- chunk 70
x1 <- c(0,1,2,3,4)
y1 <- c(1,2,4,8,16)

tabla_prog <- function(y){
  n <- length(y)
  T <- matrix(0,n,n)
  T[,1] <- y
  for(j in 2:n){
    for(i in 1:(n-j+1)){
      T[i,j] <- T[i+1,j-1] - T[i,j-1]
    }
  }
  return(T)
}

TP <- tabla_prog(y1)
TP

newton_forward <- function(x, y, xv){
  h <- x[2]-x[1]
  T <- tabla_prog(y)
  s <- (xv-x[1])/h
  n <- length(x)
  P <- y[1]
  coef <- 1
  for(k in 1:(n-1)){
    coef <- coef * (s-(k-1))
    P <- P + coef*T[1,k+1]/factorial(k)
  }
  return(P)
}

newton_forward(x1,y1,2.5)
2^2.5
## ---- chunk 71
x2 <- c(1,2,3,4)
y2 <- c(1,8,27,64)

tabla_back <- function(y){
  n <- length(y)
  T <- matrix(0,n,n)
  T[,1] <- y
  for(j in 2:n){
    for(i in j:n){
      T[i,j] <- T[i,j-1] - T[i-1,j-1]
    }
  }
  return(T)
}

TB <- tabla_back(y2)
TB

newton_back <- function(x,y,xv){
  h <- x[2]-x[1]
  T <- tabla_back(y)
  n <- length(x)
  s <- (xv - x[n])/h
  P <- y[n]
  coef <- 1
  for(k in 1:(n-1)){
    coef <- coef*(s+(k-1))
    P <- P + coef*T[n,k+1]/factorial(k)
  }
  return(P)
}

newton_back(x2,y2,3.4)
3.4^3
## ---- chunk 72
x3 <- c(10,20,30,40,50)
y3 <- c(20.5,24.0,32.0,42.5,51.0)

diff(x3)

TP3 <- tabla_prog(y3)
TP3

newton_forward(x3,y3,25)
## ---- chunk 73
interp_general <- function(x, y){
  P <- polynomial(0)
  n <- length(x)
  for(i in 1:n){
    L <- polynomial(1)
    for(j in 1:n){
      if(j!=i){
        L <- L*polynomial(c(-x[j],1))/(x[i]-x[j])
      }
    }
    P <- P + y[i]*L
  }
  return(P)
}

P1 <- interp_general(c(0,1,2), c(1,3,11))
P2 <- interp_general(c(1,2,3,4), c(2,5,10,17))
P3 <- interp_general(c(-1,0,2), c(4,1,3))
P4 <- interp_general(c(0,1,2,3,4), c(2.0,2.7,4.8,8.9,16.0))

P1; P2; P3; P4
## ---- chunk 74
lagrange_poly <- function(x,y,xv){
  n <- length(x)
  P <- 0
  for(i in 1:n){
    L <- 1
    for(j in 1:n){
      if(i!=j){
        L <- L * (xv - x[j])/(x[i]-x[j])
      }
    }
    P <- P + y[i]*L
  }
  return(P)
}

xA <- c(0,1,2); yA <- c(1,3,11)
xB <- c(1,2,3,4); yB <- c(2,5,10,17)
xC <- c(-1,0,2); yC <- c(4,1,3)
xD <- c(0,1,2,3,4); yD <- c(2.0,2.7,4.8,8.9,16.0)

lagrange_poly(xA,yA,1.5)
lagrange_poly(xC,yC,0)
## ---- chunk 75
x4 <- c(10,20,30,40,50)
y4 <- c(20.5,24.0,32.0,42.5,51.0)

TP4 <- tabla_prog(y4)
TP4

newton_forward(x4,y4,25)
## ---- chunk 76
Descriminante <- function(a,b,c){
  soluciones <- b^2-4*a*c
  if (soluciones<0){
    resp <- "No hay solucion"
  } else{
    resp <- "Si hay solucion" 
  }
  respuesta <- cat(resp," ", soluciones)
  return(respuesta)
}
## ---- chunk 77
intento1 <- Descriminante(5,2,3)
print(intento1)
## ---- chunk 78
valores <- c(15, 13, 8, 3, 27, -4, -2, 10, 11)
A <- matrix(valores, nrow = 3); print(A)
tA <- matrix(t(valores), nrow = 3); print(tA)
valores2 <- c(15,3,-2,13,27,10,8,-4,11)
A2 <- matrix(valores2, nrow = 3); print(A2)
b <- matrix(c(3,2,-1), nrow = 3); print(b)
Ab <- cbind(A,b); print(Ab)
bA <- cbind(b,A); print(bA)
Abt <-rbind(A,t(b)); print(Abt)
btA <-rbind(t(b),A); print(btA)
## ---- chunk 79
r1 <- Ab[1,]; print(r1)
r2 <- -Ab[2,]; print(r2)
r3 <- Ab[3,]; print(r3)
c1 <- Ab[,1]; print(c1)
c2 <- Ab[,2]; print(c2)
c3 <- Ab[,3];print(c3)
a11 <- Ab[1,1]; print(a11)
a22 <- Ab[2,2]; print(a22)
a32 <- Ab[3,2]; print(a32)
a23 <- Ab[2,3]; print(a23)
a14 <- Ab[1,4]; print(a14)
## ---- chunk 80
m1 <- -Ab[2,1]/Ab[1,1]; print(m1)
m2 <- Ab[3,1]/Ab[1,1]; print(m2)
A1 <- Ab[1,]; print(A1)
A2 <- m1*Ab[1,]+Ab[2,]; print(A2)
A3 <-m2*Ab[1,]+Ab[3,]; print(A3)
NuevaA <- rbind(A1, A2, A3); (NuevaA)
## ---- chunk 81
N <- 1000
a <- -5
b <- 5
paso <- 0.01
x <- seq(a, b, paso)
head(x,10)
## ---- chunk 82
A <- 2
B <- -3
C <- -11
D <- 6

f_x <- A*x^3+B*x^2+C*x+D
head(f_x, 10)

## ---- chunk 83
plot(x, f_x, col ="blue",
     type ="l",
     main="Grafica de una funcion cubica",
     xlab="x",
     ylab= "f(x)")
abline(v = 0, type="-", col="gray")
abline(h = 0, type="-", col="gray")
## ---- chunk 84
a <- -9
b <- -5
## ---- chunk 85
c <- (a+b)/2;
print(c)
## ---- chunk 86
f_cubica <- function(x){A*x^3+B*x^2+C*x+D}
## ---- chunk 87
fa <- f_cubica(a); print(fa)
fb <- f_cubica(b); print(fb)
fc <- f_cubica(c); print(fc)
## ---- chunk 88
signo_fafc <- sign(fa*fc); print(signo_fafc)
signo_fbfc <- sign(fb*fc); print(signo_fbfc)
## ---- chunk 89
b <- c
c <- (a+b)/2; print(c)
## ---- chunk 90
fa <- f_cubica(a); print(fa)
fb <- f_cubica(b); print(fb)
fc <- f_cubica(c); print(fc)
signo_fafc <- sign(fa*fc); print(signo_fafc)
signo_fbfc <- sign(fb*fc); print(signo_fbfc)
## ---- chunk 91
a <- c; print(c)
c <- (a+b)/2; print(c)
## ---- chunk 92
fa <- f_cubica(a); print(fa)
fb <- f_cubica(b); print(fb)
fc <- f_cubica(c); print(fc)
signo_fafc <- sign(fa*fc); print(signo_fafc)
signo_fbfc <- sign(fb*fc); print(signo_fbfc)
## ---- chunk 93
A <- 2
B <- -3
C <- -11
D <- 6
## ---- chunk 94
A <- 2
B <- -3
C <- -11
D <- 6


f_secante <- function(x0, x1) {
  fx0 <- A*x0^3 + B*x0^2 + C*x0 + D
  fx1 <- A*x1^3 + B*x1^2 + C*x1 + D
  
  # Fórmula del método de la secante
  x2 <- x1 - fx1 * (x1 - x0) / (fx1 - fx0)
  
  return(list(x2 = x2, fx0 = fx0, fx1 = fx1))
}
r <- f_secante(0, 3)
print(r)

## ---- chunk 95
# Configuración inicial
knitr::opts_chunk$set(echo = TRUE)

N <- 1000
a <- -10
b <- 10
paso <- 0.01
x <- seq(a, b, paso)
head(x,10)

# Graficamos la funcion f(x)=-x^3-6x^2+11x-6
A <- 2
B <- -3
C <- -11
D <- 6

f_x <- A*x^3 + B*x^2 + C*x + D
head(f_x, 10)

# Graficamos la función
plot(x, f_x, col ="blue",
     type ="l",
     main="Grafica de una funcion cubica",
     xlab="x",
     ylab= "f(x)")
abline(v = 0, col="gray")
abline(h = 0, col="gray")

# Busqueda de la raiz, después de revisar la grafica en el intervalo [-9,-5]
a <- -9
b <- -5

# Metodo de biseccion c=(a+b)/2
c <- (a+b)/2
print(c)

# Definimos la función cúbica
f_cubica <- function(x){A*x^3 + B*x^2 + C*x + D}

# Probamos la función
fa <- f_cubica(a); print(fa)
fb <- f_cubica(b); print(fb)
fc <- f_cubica(c); print(fc)

signo_fafc <- sign(fa*fc); print(signo_fafc)
signo_fbfc <- sign(fb*fc); print(signo_fbfc)

# Como fa*fc<0 hacemos la asignación b <- c
b <- c
c <- (a+b)/2; print(c)

fa <- f_cubica(a); print(fa)
fb <- f_cubica(b); print(fb)
fc <- f_cubica(c); print(fc)
signo_fafc <- sign(fa*fc); print(signo_fafc)
signo_fbfc <- sign(fb*fc); print(signo_fbfc)

# Como el signo fue negativo para fb*fc<0
a <- c; print(c)
c <- (a+b)/2; print(c)

fa <- f_cubica(a); print(fa)
fb <- f_cubica(b); print(fb)
fc <- f_cubica(c); print(fc)
signo_fafc <- sign(fa*fc); print(signo_fafc)
signo_fbfc <- sign(fb*fc); print(signo_fbfc)

# Ejemplo 1
# Graficar la funcion f(x)=2x^3-3x^2-11x+6 en [-10,10]
A <- 2
B <- -3
C <- -11
D <- 6

f_secante <- function(x0, x1){
  A <- 2; B <- -3; C <- -11; D <- 6
  fx0 <- A*x0^3 + B*x0^2 + C*x0 + D
  fx1 <- A*x1^3 + B*x1^2 + C*x1 + D
  x2 <- x1 - (fx1 * (x1 - x0) / (fx1 - fx0))
  list(next_x = x2, fx0 = fx0, fx1 = fx1)
}

x0 <- 2.5
x1 <- 3.5
r <- f_secante(x0, x1)
x2 <- r$next_x; x2
mi_error <- abs(x2 - x1); mi_error

x0 <- x1
x1 <- x2
r <- f_secante(x0, x1)
x3 <- r$next_x; x3
mi_error <- abs(x2 - x1); mi_error

x0 <- x1
x1 <- x2
r <- f_secante(x0, x1)
x3 <- r$next_x; x3
fx3 <- A*x3^3 + B*x3^2 + C*x3 + D; fx3
mi_error <- abs(x2 - x1); mi_error

x0 <- x2
x1 <- x3
r <- f_secante(x0, x1)
x4 <- r$next_x; print(x4)
fx4 <- A*x4^3 + B*x4^2 + C*x4 + D; print(fx4)
mi_error <- abs(x4 - x3); print(mi_error)

x0 <- x3
x1 <- x4
r <- f_secante(x0, x1)
x5 <- r$next_x; print(x5)
fx5 <- A*x5^3 + B*x5^2 + C*x5 + D; print(fx5)
mi_error <- abs(x4 - x3); print(mi_error)

x0 <- x4
x1 <- x5
r <- f_secante(x0, x1)
x6 <- r$next_x; print(x6)
fx6 <- A*x6^3 + B*x6^2 + C*x6 + D; print(fx6)
mi_error <- abs(x5 - x4); print(mi_error)

mi_pol <- function(x){A*x^3 + B*x^2 + C*x + D}
x0 <- 2.5; x1 <- 3.5
fx0 <- mi_pol(x0)

f_secante2 <- function(x0, x1){
  fx0 <- mi_pol(x0)
  fx1 <- mi_pol(x1)
  x2 <- x1 - (fx1 * (x1 - x0) / (fx1 - fx0))
  list(next_x = x2)
}

r <- f_secante2(x0, x1)
x2 <- r$next_x; print(x2)
fx2 <- mi_pol(x2)
## ---- chunk 96
n1 <- 100
k <- 25
p <- 0.3
## ---- chunk 97
mibinominal <- rbinom(n1, k, p)
## ---- chunk 98
plot(mibinominal, col="blue",
     main= "100 VA Binom(k,p)",
     xlab="Num de VA",
     ylab="N(k,p")
## ---- chunk 99
hist(mibinominal, main= "Histograma 100 VA Binom(k,p)",
     col = "orange",
     xlab = "VA generadas",
     ylab = "N(k,p)")
## ---- chunk 100
mibinominal <- rbinom(n1, k, p)
## ---- chunk 101
plot(mibinominal, col="blue",
     main= "500 VA Binom(k,p)",
     xlab="Num de VA",
     ylab="N(k,p")
## ---- chunk 102
hist(mibinominal, main= "Histograma 500 VA Binom(k,p)",
     col = "green",
     xlab = "VA generadas",
     ylab = "N(k,p)")
## ---- chunk 103
mibinominal <- rbinom(n1, k, p)
## ---- chunk 104
plot(mibinominal, col="blue",
     main= "1,000 VA Binom(k,p)",
     xlab="Num de VA",
     ylab="N(k,p")
## ---- chunk 105
hist(mibinominal, main= "Histograma 1,000 VA Binom(k,p)",
     col = "violet",
     xlab = "VA generadas",
     ylab = "N(k,p)")
## ---- chunk 106
mibinominal <- rbinom(n1, k, p)
## ---- chunk 107
plot(mibinominal, col="blue",
     main= "5,000 VA Binom(k,p)",
     xlab="Num de VA",
     ylab="N(k,p")
## ---- chunk 108
hist(mibinominal, main= "Histograma 5,000 VA Binom(k,p)",
     col = "brown",
     xlab = "VA generadas",
     ylab = "N(k,p)")
## ---- chunk 109
mibinominal <- rbinom(n1, k, p)
## ---- chunk 110
plot(mibinominal, col="blue",
     main= "10,000 VA Binom(k,p)",
     xlab="Num de VA",
     ylab="N(k,p")
## ---- chunk 111
hist(mibinominal, main= "Histograma 10,000 VA Binom(k,p)",
     col = "red",
     xlab = "VA generadas",
     ylab = "N(k,p)")
## ---- chunk 112
n1 <- 100
k <- 25
p <- 0.45
## ---- chunk 113
mibinominal <- rbinom(n1, k, p)
## ---- chunk 114
plot(mibinominal, col="blue",
     main= "100 VA Binom(k,p)",
     xlab="Num de VA",
     ylab="N(k,p")
## ---- chunk 115
hist(mibinominal, main= "Histograma 100 VA Binom(k,p)",
     col = "orange",
     xlab = "VA generadas",
     ylab = "N(k,p)")
## ---- chunk 116
mibinominal <- rbinom(n1, k, p)
## ---- chunk 117
plot(mibinominal, col="blue",
     main= "500 VA Binom(k,p)",
     xlab="Num de VA",
     ylab="N(k,p")
## ---- chunk 118
hist(mibinominal, main= "Histograma 500 VA Binom(k,p)",
     col = "green",
     xlab = "VA generadas",
     ylab = "N(k,p)")
## ---- chunk 119
mibinominal <- rbinom(n1, k, p)
## ---- chunk 120
plot(mibinominal, col="blue",
     main= "1,000 VA Binom(k,p)",
     xlab="Num de VA",
     ylab="N(k,p")
## ---- chunk 121
hist(mibinominal, main= "Histograma 1,000 VA Binom(k,p)",
     col = "violet",
     xlab = "VA generadas",
     ylab = "N(k,p)")
## ---- chunk 122
mibinominal <- rbinom(n1, k, p)
## ---- chunk 123
plot(mibinominal, col="blue",
     main= "5,000 VA Binom(k,p)",
     xlab="Num de VA",
     ylab="N(k,p")
## ---- chunk 124
hist(mibinominal, main= "Histograma 5,000 VA Binom(k,p)",
     col = "brown",
     xlab = "VA generadas",
     ylab = "N(k,p)")
## ---- chunk 125
mibinominal <- rbinom(n1, k, p)
## ---- chunk 126
plot(mibinominal, col="blue",
     main= "10,000 VA Binom(k,p)",
     xlab="Num de VA",
     ylab="N(k,p")
## ---- chunk 127
hist(mibinominal, main= "Histograma 10,000 VA Binom(k,p)",
     col = "red",
     xlab = "VA generadas",
     ylab = "N(k,p)")
## ---- chunk 128
n1 <- 100
k <- 25
p <- 0.8
## ---- chunk 129
mibinominal <- rbinom(n1, k, p)
## ---- chunk 130
plot(mibinominal, col="blue",
     main= "100 VA Binom(k,p)",
     xlab="Num de VA",
     ylab="N(k,p")
## ---- chunk 131
hist(mibinominal, main= "Histograma 100 VA Binom(k,p)",
     col = "orange",
     xlab = "VA generadas",
     ylab = "N(k,p)")
## ---- chunk 132
mibinominal <- rbinom(n1, k, p)
## ---- chunk 133
plot(mibinominal, col="blue",
     main= "500 VA Binom(k,p)",
     xlab="Num de VA",
     ylab="N(k,p")
## ---- chunk 134
hist(mibinominal, main= "Histograma 500 VA Binom(k,p)",
     col = "green",
     xlab = "VA generadas",
     ylab = "N(k,p)")
## ---- chunk 135
mibinominal <- rbinom(n1, k, p)
## ---- chunk 136
plot(mibinominal, col="blue",
     main= "1,000 VA Binom(k,p)",
     xlab="Num de VA",
     ylab="N(k,p")
## ---- chunk 137
hist(mibinominal, main= "Histograma 1,000 VA Binom(k,p)",
     col = "violet",
     xlab = "VA generadas",
     ylab = "N(k,p)")
## ---- chunk 138
mibinominal <- rbinom(n1, k, p)
## ---- chunk 139
plot(mibinominal, col="blue",
     main= "5,000 VA Binom(k,p)",
     xlab="Num de VA",
     ylab="N(k,p")
## ---- chunk 140
hist(mibinominal, main= "Histograma 5,000 VA Binom(k,p)",
     col = "brown",
     xlab = "VA generadas",
     ylab = "N(k,p)")
## ---- chunk 141
mibinominal <- rbinom(n1, k, p)
## ---- chunk 142
plot(mibinominal, col="blue",
     main= "10,000 VA Binom(k,p)",
     xlab="Num de VA",
     ylab="N(k,p")
## ---- chunk 143
hist(mibinominal, main= "Histograma 10,000 VA Binom(k,p)",
     col = "red",
     xlab = "VA generadas",
     ylab = "N(k,p)")
## ---- chunk 144
n1 <- 100
k <- 25
p <- 0.95
## ---- chunk 145
n1 <- 100
k <- 25
p <- 0.95
mibinominal <- rbinom(n1, k, p)
## ---- chunk 146
plot(mibinominal, col="blue",
     main= "100 VA Binom(k,p)",
     xlab="Num de VA",
     ylab="N(k,p")
## ---- chunk 147
hist(mibinominal, main= "Histograma 100 VA Binom(k,p)",
     col = "orange",
     xlab = "VA generadas",
     ylab = "N(k,p)")
## ---- chunk 148
n1 <- 100
k <- 25
p <- 0.95
mibinominal <- rbinom(n1, k, p)
## ---- chunk 149
plot(mibinominal, col="blue",
     main= "500 VA Binom(k,p)",
     xlab="Num de VA",
     ylab="N(k,p")
## ---- chunk 150
hist(mibinominal, main= "Histograma 500 VA Binom(k,p)",
     col = "green",
     xlab = "VA generadas",
     ylab = "N(k,p)")
## ---- chunk 151
n1 <- 100
k <- 25
p <- 0.95
mibinominal <- rbinom(n1, k, p)
## ---- chunk 152
plot(mibinominal, col="blue",
     main= "1,000 VA Binom(k,p)",
     xlab="Num de VA",
     ylab="N(k,p")
## ---- chunk 153
hist(mibinominal, main= "Histograma 1,000 VA Binom(k,p)",
     col = "violet",
     xlab = "VA generadas",
     ylab = "N(k,p)")
## ---- chunk 154
n1 <- 100
k <- 25
p <- 0.95
mibinominal <- rbinom(n1, k, p)
## ---- chunk 155
plot(mibinominal, col="blue",
     main= "5,000 VA Binom(k,p)",
     xlab="Num de VA",
     ylab="N(k,p")
## ---- chunk 156
hist(mibinominal, main= "Histograma 5,000 VA Binom(k,p)",
     col = "brown",
     xlab = "VA generadas",
     ylab = "N(k,p)")
## ---- chunk 157
n1 <- 100
k <- 25
p <- 0.95
mibinominal <- rbinom(n1, k, p)
## ---- chunk 158
plot(mibinominal, col="blue",
     main= "10,000 VA Binom(k,p)",
     xlab="Num de VA",
     ylab="N(k,p")
## ---- chunk 159
hist(mibinominal, main= "Histograma 10,000 VA Binom(k,p)",
     col = "red",
     xlab = "VA generadas",
     ylab = "N(k,p)")
## ---- chunk 160
par(mfrow = c(1, 4))
plot(mibinominal, col="blue",
     main= "100 VA N(k,p)")
plot(mibinominal, col="green",
     main= "500 VA N(k,p)")
plot(mibinominal, col="red",
     main= "5000 VA N(k,p)")
     plot(mibinominal, col="red",
     main= "10000 VA N(k,p)")
## ---- chunk 161
par(mfrow = c(1, 4))
hist(mibinominal, main= "Histograma 100 VA N(k,p)",
     col = "orange")
hist(mibinominal, main= "Histograma 1,000 VA N(k,p)",
     col = "purple")
hist(mibinominal, main= "Histograma 5,000 VA N(k,p)",
     col = "green")
hist(mibinominal, main= "Histograma 10,000 VA N(k,p)",
     col = "grey")
## ---- chunk 162
n1 <- 100
milambda <- 0.75
mipoisson <- rpois(n1, milambda)
## ---- chunk 163
etiqueta_Y <- paste0("Poisson(",n1,",", milambda,")")
## ---- chunk 164
mititulo <- paste0(n1, "Va Pois(",n1,",",milambda,")")
plot(mipoisson, col = "blue",
     main= mititulo,
     xlab = "Num de VA",
     ylab = etiqueta_Y)
## ---- chunk 165
mititulo <- paste0("Histograma" ,n1,"VA Pois(",n1,",",milambda,")")
hist(mipoisson, main=mititulo,
     col = "lightgreen",
     xlab = "VA generadas",
     ylab = etiqueta_Y)
## ---- chunk 166
A=matrix(c(1,3,-2,1,
 1,4,-1,2,
 0,1,-1,4,
 2,6,1,2),nrow = 4,byrow = TRUE)
(A)
Aorig<- A
## ---- chunk 167
I = diag(4);(I)
## ---- chunk 168
AInv <- cbind(A,I);
(AInv)
## ---- chunk 169
A <- AInv
l21 <- A[2,1]/A[1,1];(l21)
l31 <- A[3,1]/A[1,1];(l31)
l41 <- A[4,1]/A[1,1];(l41)
## ---- chunk 170
A[2,] <- A[2,]-l21*A[1,];
A[3,] <- A[3,]-l31*A[1,];
A[4,] <- A[4,]-l41*A[1,];
(A)
## ---- chunk 171
Atmp <- A[2,]
A[2,] <- A[3,]
A[3,] <- Atmp
(A)
## ---- chunk 172
l32 <- A[3,2]/A[2,2];(l32)
l42 <- A[4,2]/A[2,2];(l42)
## ---- chunk 173
A[3,] <- A[3,]-l32*A[2,];
A[4,] <- A[4,]-l42*A[2,];
(A)
## ---- chunk 174
esc <- 1/A[3,3]
A[3,] <- esc*A[3,]
(A)
## ---- chunk 175
l43 <- A[4,3]/A[3,3];(l43)
## ---- chunk 176
A[4,] <- A[4,]-l43*A[3,];
(A)
## ---- chunk 177
esc <- 1/A[4,4]
A[4,] <- esc*A[4,]
(A)
## ---- chunk 178
l34 <- A[3,4]/A[4,4];(l34); A[3,] <- A[3,]-l34*A[4,]
l24 <- A[2,4]/A[4,4];(l24); A[2,] <- A[2,]-l24*A[4,]
l14 <- A[1,4]/A[4,4];(l14); A[1,] <- A[1,]-l14*A[4,]
(A)
## ---- chunk 179
l23 <- A[2,3]/A[3,3];(l23); A[2,] <- A[2,]-l23*A[3,]
l13 <- A[1,3]/A[3,3];(l13); A[1,] <- A[1,]-l13*A[3,]
(A)
## ---- chunk 180
l12 <- A[1,2]/A[2,2];(l12); A[1,] <- A[1,]-l12*A[2,]
(A)
## ---- chunk 181
AInv <- A[,5:8]; (AInv)
## ---- chunk 182
IdCalc <- Aorig%*%AInv;
(IdCalc)
## ---- chunk 183
A=matrix(c(1,1,1,1,
 2,3,1,5,
 -1,1,-5,3,
 3,1,7,-2),byrow = TRUE,nrow = 4)
(A)
## ---- chunk 184
b=matrix(c(10,31,-2,18),nrow = 4)
(b)
## ---- chunk 185
Ab <- cbind(A,b); (Ab)
## ---- chunk 186
A <- Ab;
l21 <- A[2,1]/A[1,1];(l21)
l31 <- A[3,1]/A[1,1];(l31)
l41 <- A[4,1]/A[1,1];(l41)
## ---- chunk 187
A[2,] <- A[2,]-l21*A[1,]; (A[2,])
A[3,] <- A[3,]-l31*A[1,]; (A[3,])
A[4,] <- A[4,]-l41*A[1,]; (A[4,])
## ---- chunk 188
(A)
## ---- chunk 189
l32 <- A[3,2]/A[2,2];(l32)
l42 <- A[4,2]/A[2,2];(l42)
## ---- chunk 190
A[3,] <- A[3,]-l32*A[2,];(A[3,])
A[4,] <- A[4,]-l42*A[2,];(A[4,])
## ---- chunk 191
(A)
## ---- chunk 192
l43 <- A[4,3]/A[3,3];(l43)
## ---- chunk 193
A[4,] <- A[4,]-l43*A[3,];(A[4,])
## ---- chunk 194
(A)
## ---- chunk 195
L=diag(4);(L)
## ---- chunk 196
L[2,1] <- l21
L[3,1] <- l31
L[4,1] <- l41
L[3,2] <- l32
L[4,2] <- l42
L[4,3] <- l43
(L)
## ---- chunk 197
U <- A[,1:4];(U)
## ---- chunk 198
Acalculada <- L%*%U; (Acalculada)
## ---- chunk 199
A=matrix(c(4,0,1,1,
 3,1,3,1,
 0,1,2,0,
 3,2,4,1),nrow = 4,byrow = TRUE);
(A)
## ---- chunk 200
b=matrix(c(5,6,13,1),nrow = 4);(b)
## ---- chunk 201
Ab <- cbind(A,b)
A <- Ab;
## ---- chunk 202
l21 <- A[2,1]/A[1,1];(l21)
l31 <- A[3,1]/A[1,1];(l31)
l41 <- A[4,1]/A[1,1];(l41)
## ---- chunk 203
A[2,] <- A[2,]-l21*A[1,]; (A[2,])
A[3,] <- A[3,]-l31*A[1,]; (A[3,])
A[4,] <- A[4,]-l41*A[1,]; (A[4,])
## ---- chunk 204
l32 <- A[3,2]/A[2,2];(l32)
l42 <- A[4,2]/A[2,2];(l42)
## ---- chunk 205
A[3,] <- A[3,]-l32*A[2,];(A[3,])
A[4,] <- A[4,]-l42*A[2,];(A[4,])
## ---- chunk 206
l43 <- A[4,3]/A[3,3];(l43)
## ---- chunk 207
A[4,] <- A[4,]-l43*A[3,];(A[4,])
## ---- chunk 208
L=diag(4);(L)
## ---- chunk 209
L[2,1] <- l21
L[3,1] <- l31
L[4,1] <- l41
L[3,2] <- l32
L[4,2] <- l42
L[4,3] <- l43;
(L)
## ---- chunk 210
U <- A[,1:4];(U)
## ---- chunk 211
Acalculada <- L%*%U; (Acalculada)
## ---- chunk 212
A=matrix(c(2,3,2,4,
 4,10,-4,0,
 -3,-2,-5,-2,
 -2,4,4,-7),nrow = 4,byrow = TRUE)
(A)
## ---- chunk 213
B=matrix(c(10,31,-2,18),nrow = 4);(B)
## ---- chunk 214
AB <- cbind(A,B); (AB)
## ---- chunk 215
A <- AB;
l21 <- A[2,1]/A[1,1];(l21)
l31 <- A[3,1]/A[1,1];(l31)
l41 <- A[4,1]/A[1,1];(l41)
## ---- chunk 216
A[2,] <- A[2,]-l21*A[1,]; (A[2,])
A[3,] <- A[3,]-l31*A[1,]; (A[3,])
A[4,] <- A[4,]-l41*A[1,]; (A[4,])
## ---- chunk 217
(A)
## ---- chunk 218
l32 <- A[3,2]/A[2,2];(l32)
l42 <- A[4,2]/A[2,2];(l42)
## ---- chunk 219
A[3,] <- A[3,]-l32*A[2,];(A[3,])
A[4,] <- A[4,]-l42*A[2,];(A[4,])
## ---- chunk 220
(A)
## ---- chunk 221
l32 <- A[3,2]/A[2,2];(l32)
l42 <- A[4,2]/A[2,2];(l42)
## ---- chunk 222
A[3,] <- A[3,]-l32*A[2,];(A[3,])
A[4,] <- A[4,]-l42*A[2,];(A[4,])
## ---- chunk 223
(A)
## ---- chunk 224
l43 <- A[4,3]/A[3,3];(l43)
## ---- chunk 225
A[4,] <- A[4,]-l43*A[3,];(A[4,])
## ---- chunk 226
(A)
## ---- chunk 227
L=diag(4);(L)
## ---- chunk 228
L[2,1] <- l21
L[3,1] <- l31
L[4,1] <- l41
L[3,2] <- l32
L[4,2] <- l42
L[4,3] <- l43
(L)
## ---- chunk 229
U <- A[,1:4];(U)
## ---- chunk 230
Acalculada <- L%*%U; (Acalculada)
## ---- chunk 231
rm(list = ls())
## ---- chunk 232
x <- c(1, 2, 4)
y <- c(2, 3, 7)
## ---- chunk 233
A <- cbind(1, x, x^2)
## ---- chunk 234
a <- solve(A, y)
## ---- chunk 235
names(a) <- c("a0", "a1", "a2")
## ---- chunk 236
cat("Coeficientes del polinomio:\n")
print(a)
## ---- chunk 237
cat("\nEl polinomio es:\n")
cat(sprintf("P(x) = %.3f + %.3f*x + %.3f*x^2\n\n", a[1], a[2], a[3]))
## ---- chunk 238
P <- function(x) a[1] + a[2]*x + a[3]*x^2
## ---- chunk 239
valores <- P(x)
resultado <- data.frame(x, y_real = y, y_calculado = valores)
print(resultado)
## ---- chunk 240
plot(x, y, pch = 19, col = "blue",
     main = "Polinomio Interpolador Cuadrático",
     xlab = "x", ylab = "P(x)",
     xlim = c(min(x)-1, max(x)+1),
     ylim = c(min(y)-1, max(y)+2))
curve(P, from = min(x)-1, to = max(x)+1,
      add = TRUE, col = "red", lwd = 2)
legend("topleft", legend = c("Puntos dados", "Polinomio interpolador"),
       col = c("blue", "red"), pch = c(19, NA), lty = c(NA,1))
## ---- chunk 241
if (all(abs(y - valores) < 1e-10)) {
  cat("\n El polinomio pasa exactamente por todos los puntos.\n")
} else {
  cat("\n El polinomio no pasa exactamente por todos los puntos.\n")
}
## ---- chunk 242
A <- matrix(c(
  4,-1, 0, 0, 0,
 -1, 4,-1, 0, 0,
  0,-1, 4,-1, 0,
  0, 0,-1, 4,-1,
  0, 0, 0,-1, 4
), nrow = 5, byrow = TRUE)
b <- c(1,2,3,4,5)

## ---- chunk 243
x <- rep(0,5)  # x^(0) = (0,0,0,0,0)
cat("x^(0) =", paste(sprintf("%.8f", x), collapse=", "), "\n")

## ---- chunk 244

# ---- Iteración 1 (escrita a mano, sin bucles) ----
x_old <- x
cat("\nIteración 1\n")

## ---- chunk 245
# Fila 1: 4 x1 - x2 = 1  -> x1 = (1 + x2_old)/4
x[1] <- (b[1] + x_old[2]) / A[1,1]
cat(sprintf("x1^(1) = (1 + %g)/4 = %.8f\n", x_old[2], x[1]))
## ---- chunk 246
# Fila 2: -x1 + 4 x2 - x3 = 2 -> x2 = (2 + x1_new + x3_old)/4
x[2] <- (b[2] + x[1] + x_old[3]) / A[2,2]
cat(sprintf("x2^(1) = (2 + %.8f + %g)/4 = %.8f\n", x[1], x_old[3], x[2]))
## ---- chunk 247
# Fila 3: -x2 + 4 x3 - x4 = 3 -> x3 = (3 + x2_new + x4_old)/4
x[3] <- (b[3] + x[2] + x_old[4]) / A[3,3]
cat(sprintf("x3^(1) = (3 + %.8f + %g)/4 = %.8f\n", x[2], x_old[4], x[3]))
## ---- chunk 248
# Fila 4: -x3 + 4 x4 - x5 = 4 -> x4 = (4 + x3_new + x5_old)/4
x[4] <- (b[4] + x[3] + x_old[5]) / A[4,4]
cat(sprintf("x4^(1) = (4 + %.8f + %g)/4 = %.8f\n", x[3], x_old[5], x[4]))
## ---- chunk 249
# Fila 5: -x4 + 4 x5 = 5 -> x5 = (5 + x4_new)/4
x[5] <- (b[5] + x[4]) / A[5,5]
cat(sprintf("x5^(1) = (5 + %.8f)/4 = %.8f\n", x[4], x[5]))
## ---- chunk 250
# Normas para la iteración 1
r <- b - A %*% x
dx_inf <- max(abs(x - x_old))
cat(sprintf("x^(1) = %s\n", paste(sprintf("%.8f", x), collapse=", ")))
cat(sprintf("||dx||_inf = %.8e | ||r||_inf = %.8e\n", dx_inf, max(abs(r))))
## ---- chunk 251
# ---- Iteraciones 2 y 3 (misma idea, con bucle para no repetir tanto) ----
for (k in 2:3) {
  cat(sprintf("\nIteración %d\n", k))
  x_old <- x
  # Recorremos i=1..5 usando el esquema Gauss–Seidel:
  for (i in 1:5) {
    s1 <- if (i > 1) sum(A[i, 1:(i-1)] * x[1:(i-1)]) else 0   # usa x nuevo
    s2 <- if (i < 5) sum(A[i, (i+1):5] * x_old[(i+1):5]) else 0 # usa x viejo
    x[i] <- (b[i] - s1 - s2) / A[i,i]
    # Mostrar el cálculo numérico de esta componente
    cat(sprintf(
      "x%d^(%d) = (b[%d] - s1 - s2)/A[%d,%d] = (%.8f - (%.8f) - (%.8f))/4 = %.8f\n",
      i, k, i, i, i, b[i], s1, s2, x[i]
    ))
  }
  r <- b - A %*% x
  dx_inf <- max(abs(x - x_old))
  cat(sprintf("x^(%d) = %s\n", k, paste(sprintf("%.8f", x), collapse=", ")))
  cat(sprintf("||dx||_inf = %.8e | ||r||_inf = %.8e\n", dx_inf, max(abs(r))))
}
## ---- chunk 252
# (Opcional) Solución exacta para comparar:
x_exacta <- solve(A, b)
#cat("\nSolución exacta (solve): ", paste(sprintf(\%.8f\", x_exacta), collapse=\", \"), \"\\n\", sep=\"\")

## ---- chunk 253
x_old <- x
cat("\nIteración 2\n")
x[1] <- (b[1] + x_old[2]) / A[1,1]
cat(sprintf("x1^(2) = (1 + %g)/4 = %.8f\n", x_old[2], x[1]))
x[2] <- (b[2] + x[1] + x_old[3]) / A[2,2]
cat(sprintf("x2^(2) = (2 + %.8f + %g)/4 = %.8f\n", x[1], x_old[3], x[2]))
x[3] <- (b[3] + x[2] + x_old[4]) / A[3,3]
cat(sprintf("x3^(2) = (3 + %.8f + %g)/4 = %.8f\n", x[2], x_old[4], x[3]))
x[4] <- (b[4] + x[3] + x_old[5]) / A[4,4]
cat(sprintf("x4^(2) = (4 + %.8f + %g)/4 = %.8f\n", x[3], x_old[5], x[4]))
x[5] <- (b[5] + x[4]) / A[5,5]
cat(sprintf("x5^(2) = (5 + %.8f)/4 = %.8f\n", x[4], x[5]))
r <- b - A %*% x
dx_inf <- max(abs(x - x_old))
cat(sprintf("x^(2) = %s\n", paste(sprintf("%.8f", x), collapse=", ")))
cat(sprintf("||dx||_inf = %.8e | ||r||_inf = %.8e\n", dx_inf, max(abs(r))))
## ---- chunk 254
x_old <- x
cat("\nIteración 3\n")
x[1] <- (b[1] + x_old[2]) / A[1,1]
cat(sprintf("x1^(3) = (1 + %g)/4 = %.8f\n", x_old[2], x[1]))
x[2] <- (b[2] + x[1] + x_old[3]) / A[2,2]
cat(sprintf("x2^(3) = (2 + %.8f + %g)/4 = %.8f\n", x[1], x_old[3], x[2]))
x[3] <- (b[3] + x[2] + x_old[4]) / A[3,3]
cat(sprintf("x3^(3) = (3 + %.8f + %g)/4 = %.8f\n", x[2], x_old[4], x[3]))
x[4] <- (b[4] + x[3] + x_old[5]) / A[4,4]
cat(sprintf("x4^(3) = (4 + %.8f + %g)/4 = %.8f\n", x[3], x_old[5], x[4]))
x[5] <- (b[5] + x[4]) / A[5,5]
cat(sprintf("x5^(3) = (5 + %.8f)/4 = %.8f\n", x[4], x[5]))
r <- b - A %*% x
dx_inf <- max(abs(x - x_old))
cat(sprintf("x^(3) = %s\n", paste(sprintf("%.8f", x), collapse=", ")))
cat(sprintf("||dx||_inf = %.8e | ||r||_inf = %.8e\n", dx_inf, max(abs(r))))
## ---- chunk 255
x_old <- x
cat("\nIteración 4\n")
x[1] <- (b[1] + x_old[2]) / A[1,1]
cat(sprintf("x1^(4) = (1 + %g)/4 = %.8f\n", x_old[2], x[1]))
x[2] <- (b[2] + x[1] + x_old[3]) / A[2,2]
cat(sprintf("x2^(4) = (2 + %.8f + %g)/4 = %.8f\n", x[1], x_old[3], x[2]))
x[3] <- (b[3] + x[2] + x_old[4]) / A[3,3]
cat(sprintf("x3^(4) = (3 + %.8f + %g)/4 = %.8f\n", x[2], x_old[4], x[3]))
x[4] <- (b[4] + x[3] + x_old[5]) / A[4,4]
cat(sprintf("x4^(4) = (4 + %.8f + %g)/4 = %.8f\n", x[3], x_old[5], x[4]))
x[5] <- (b[5] + x[4]) / A[5,5]
cat(sprintf("x5^(4) = (5 + %.8f)/4 = %.8f\n", x[4], x[5]))
r <- b - A %*% x
dx_inf <- max(abs(x - x_old))
cat(sprintf("x^(4) = %s\n", paste(sprintf("%.8f", x), collapse=", ")))
cat(sprintf("||dx||_inf = %.8e | ||r||_inf = %.8e\n", dx_inf, max(abs(r))))
## ---- chunk 256
x_old <- x
cat("\nIteración 5\n")
x[1] <- (b[1] + x_old[2]) / A[1,1]
cat(sprintf("x1^(5) = (1 + %g)/4 = %.8f\n", x_old[2], x[1]))
x[2] <- (b[2] + x[1] + x_old[3]) / A[2,2]
cat(sprintf("x2^(5) = (2 + %.8f + %g)/4 = %.8f\n", x[1], x_old[3], x[2]))
x[3] <- (b[3] + x[2] + x_old[4]) / A[3,3]
cat(sprintf("x3^(5) = (3 + %.8f + %g)/4 = %.8f\n", x[2], x_old[4], x[3]))
x[4] <- (b[4] + x[3] + x_old[5]) / A[4,4]
cat(sprintf("x4^(5) = (4 + %.8f + %g)/4 = %.8f\n", x[3], x_old[5], x[4]))
x[5] <- (b[5] + x[4]) / A[5,5]
cat(sprintf("x5^(5) = (5 + %.8f)/4 = %.8f\n", x[4], x[5]))
r <- b - A %*% x
dx_inf <- max(abs(x - x_old))
cat(sprintf("x^(5) = %s\n", paste(sprintf("%.8f", x), collapse=", ")))
cat(sprintf("||dx||_inf = %.8e | ||r||_inf = %.8e\n", dx_inf, max(abs(r))))
## ---- chunk 257
x_old <- x
cat("\nIteración 6\n")
x[1] <- (b[1] + x_old[2]) / A[1,1]
cat(sprintf("x1^(6) = (1 + %g)/4 = %.8f\n", x_old[2], x[1]))
x[2] <- (b[2] + x[1] + x_old[3]) / A[2,2]
cat(sprintf("x2^(6) = (2 + %.8f + %g)/4 = %.8f\n", x[1], x_old[3], x[2]))
x[3] <- (b[3] + x[2] + x_old[4]) / A[3,3]
cat(sprintf("x3^(6) = (3 + %.8f + %g)/4 = %.8f\n", x[2], x_old[4], x[3]))
x[4] <- (b[4] + x[3] + x_old[5]) / A[4,4]
cat(sprintf("x4^(6) = (4 + %.8f + %g)/4 = %.8f\n", x[3], x_old[5], x[4]))
x[5] <- (b[5] + x[4]) / A[5,5]
cat(sprintf("x5^(6) = (5 + %.8f)/4 = %.8f\n", x[4], x[5]))
r <- b - A %*% x
dx_inf <- max(abs(x - x_old))
cat(sprintf("x^(6) = %s\n", paste(sprintf("%.8f", x), collapse=", ")))
cat(sprintf("||dx||_inf = %.8e | ||r||_inf = %.8e\n", dx_inf, max(abs(r))))
## ---- chunk 258
x_old <- x
cat("\nIteración 7\n")
x[1] <- (b[1] + x_old[2]) / A[1,1]
cat(sprintf("x1^(7) = (1 + %g)/4 = %.8f\n", x_old[2], x[1]))
x[2] <- (b[2] + x[1] + x_old[3]) / A[2,2]
cat(sprintf("x2^(7) = (2 + %.8f + %g)/4 = %.8f\n", x[1], x_old[3], x[2]))
x[3] <- (b[3] + x[2] + x_old[4]) / A[3,3]
cat(sprintf("x3^(7) = (3 + %.8f + %g)/4 = %.8f\n", x[2], x_old[4], x[3]))
x[4] <- (b[4] + x[3] + x_old[5]) / A[4,4]
cat(sprintf("x4^(7) = (4 + %.8f + %g)/4 = %.8f\n", x[3], x_old[5], x[4]))
x[5] <- (b[5] + x[4]) / A[5,5]
cat(sprintf("x5^(7) = (5 + %.8f)/4 = %.8f\n", x[4], x[5]))
r <- b - A %*% x
dx_inf <- max(abs(x - x_old))
cat(sprintf("x^(7) = %s\n", paste(sprintf("%.8f", x), collapse=", ")))
cat(sprintf("||dx||_inf = %.8e | ||r||_inf = %.8e\n", dx_inf, max(abs(r))))
## ---- chunk 259
x_old <- x
cat("\nIteración 8\n")
x[1] <- (b[1] + x_old[2]) / A[1,1]
cat(sprintf("x1^(8) = (1 + %g)/4 = %.8f\n", x_old[2], x[1]))
x[2] <- (b[2] + x[1] + x_old[3]) / A[2,2]
cat(sprintf("x2^(8) = (2 + %.8f + %g)/4 = %.8f\n", x[1], x_old[3], x[2]))
x[3] <- (b[3] + x[2] + x_old[4]) / A[3,3]
cat(sprintf("x3^(8) = (3 + %.8f + %g)/4 = %.8f\n", x[2], x_old[4], x[3]))
x[4] <- (b[4] + x[3] + x_old[5]) / A[4,4]
cat(sprintf("x4^(8) = (4 + %.8f + %g)/4 = %.8f\n", x[3], x_old[5], x[4]))
x[5] <- (b[5] + x[4]) / A[5,5]
cat(sprintf("x5^(8) = (5 + %.8f)/4 = %.8f\n", x[4], x[5]))
r <- b - A %*% x
dx_inf <- max(abs(x - x_old))
cat(sprintf("x^(8) = %s\n", paste(sprintf("%.8f", x), collapse=", ")))
cat(sprintf("||dx||_inf = %.8e | ||r||_inf = %.8e\n", dx_inf, max(abs(r))))
## ---- chunk 260
x_old <- x
cat("\nIteración 9\n")
x[1] <- (b[1] + x_old[2]) / A[1,1]
cat(sprintf("x1^(9) = (1 + %g)/4 = %.8f\n", x_old[2], x[1]))
x[2] <- (b[2] + x[1] + x_old[3]) / A[2,2]
cat(sprintf("x2^(9) = (2 + %.8f + %g)/4 = %.8f\n", x[1], x_old[3], x[2]))
x[3] <- (b[3] + x[2] + x_old[4]) / A[3,3]
cat(sprintf("x3^(9) = (3 + %.8f + %g)/4 = %.8f\n", x[2], x_old[4], x[3]))
x[4] <- (b[4] + x[3] + x_old[5]) / A[4,4]
cat(sprintf("x4^(9) = (4 + %.8f + %g)/4 = %.8f\n", x[3], x_old[5], x[4]))
x[5] <- (b[5] + x[4]) / A[5,5]
cat(sprintf("x5^(9) = (5 + %.8f)/4 = %.8f\n", x[4], x[5]))
r <- b - A %*% x
dx_inf <- max(abs(x - x_old))
cat(sprintf("x^(9) = %s\n", paste(sprintf("%.8f", x), collapse=", ")))
cat(sprintf("||dx||_inf = %.8e | ||r||_inf = %.8e\n", dx_inf, max(abs(r))))
## ---- chunk 261
x_old <- x
cat("\nIteración 10\n")
x[1] <- (b[1] + x_old[2]) / A[1,1]
cat(sprintf("x1^(10) = (1 + %g)/4 = %.8f\n", x_old[2], x[1]))
x[2] <- (b[2] + x[1] + x_old[3]) / A[2,2]
cat(sprintf("x2^(10) = (2 + %.8f + %g)/4 = %.8f\n", x[1], x_old[3], x[2]))
x[3] <- (b[3] + x[2] + x_old[4]) / A[3,3]
cat(sprintf("x3^(10) = (3 + %.8f + %g)/4 = %.8f\n", x[2], x_old[4], x[3]))
x[4] <- (b[4] + x[3] + x_old[5]) / A[4,4]
cat(sprintf("x4^(10) = (4 + %.8f + %g)/4 = %.8f\n", x[3], x_old[5], x[4]))
x[5] <- (b[5] + x[4]) / A[5,5]
cat(sprintf("x5^(10) = (5 + %.8f)/4 = %.8f\n", x[4], x[5]))
r <- b - A %*% x
dx_inf <- max(abs(x - x_old))
cat(sprintf("x^(10) = %s\n", paste(sprintf("%.8f", x), collapse=", ")))
cat(sprintf("||dx||_inf = %.8e | ||r||_inf = %.8e\n", dx_inf, max(abs(r))))
## ---- chunk 262
knitr::include_graphics("sec7-3_ej6.jpg")

## ---- chunk 263
knitr::include_graphics("sec7-3_ej7.jpg")
## ---- chunk 264
knitr::include_graphics("sec7-3_ej7p2.jpg")
## ---- chunk 265
knitr::include_graphics("sec7-3_ej8.jpg")
## ---- chunk 266
knitr::include_graphics("sec7-3_ej8p2.jpg")
## ---- chunk 267
knitr::include_graphics("sec7-4_ej2.jpg")
## ---- chunk 268
knitr::include_graphics("sec7-4_ej2p2.jpg")
## ---- chunk 269
knitr::include_graphics("sec7-4_ej4.jpg")
## ---- chunk 270
knitr::include_graphics("sec7-4_ej4p2.jpg")
## ---- chunk 271
knitr::include_graphics("sec7-5_ej5.jpg")
## ---- chunk 272
knitr::include_graphics("sec7-5_ej5p2.jpg")
## ---- chunk 273
knitr::include_graphics("sec7-5_ej8.jpg")
## ---- chunk 274
knitr::include_graphics("sec7-5_ej8p2.jpg")
## ---- chunk 275
knitr::include_graphics("sec7-6_ej5.jpg")
## ---- chunk 276
knitr::include_graphics("sec7-6_ej8.jpg")
## ---- chunk 277
knitr::include_graphics("sec7-7_ej2.jpg")
## ---- chunk 278
knitr::include_graphics("sec7-7_ej7.jpg")
## ---- chunk 279
knitr::include_graphics("Biseccion1-3.jpg")
## ---- chunk 280
knitr::include_graphics("Biseccion2_1-3.jpg")
## ---- chunk 281
knitr::include_graphics("Seccion5-1.jpg")
## ---- chunk 282
knitr::include_graphics("Seccion5-1p2.jpg")
## ---- chunk 283
knitr::include_graphics("Secante5-2.jpg")
## ---- chunk 284
knitr::include_graphics("Secante2_5-2.jpg")
## ---- chunk 285
knitr::include_graphics("Notas_Biseccion.jpg")
## ---- chunk 286
knitr::include_graphics("Notas_Biseccion2.jpg")
## ---- chunk 287
knitr::include_graphics("Notas_Secante.jpg")
## ---- chunk 288
knitr::include_graphics("Notas_Newton.jpg")
## ---- chunk 289
knitr::include_graphics("Notas_Punto_Fijo.jpg")
## ---- chunk 290
knitr::include_graphics("interpolacion1.jpg")
## ---- chunk 291
knitr::include_graphics("interpolacion2.jpg")
## ---- chunk 292
knitr::include_graphics("interpolacion3.jpg")
## ---- chunk 293
knitr::include_graphics("interpolacion4.jpg")
## ---- chunk 294
knitr::include_graphics("interpolacion5.jpg")
## ---- chunk 295
knitr::include_graphics("interpolacion6.jpg")
## ---- chunk 296
knitr::include_graphics("interpolacion7.jpg")
## ---- chunk 297
knitr::include_graphics("interpolacion8.jpg")
